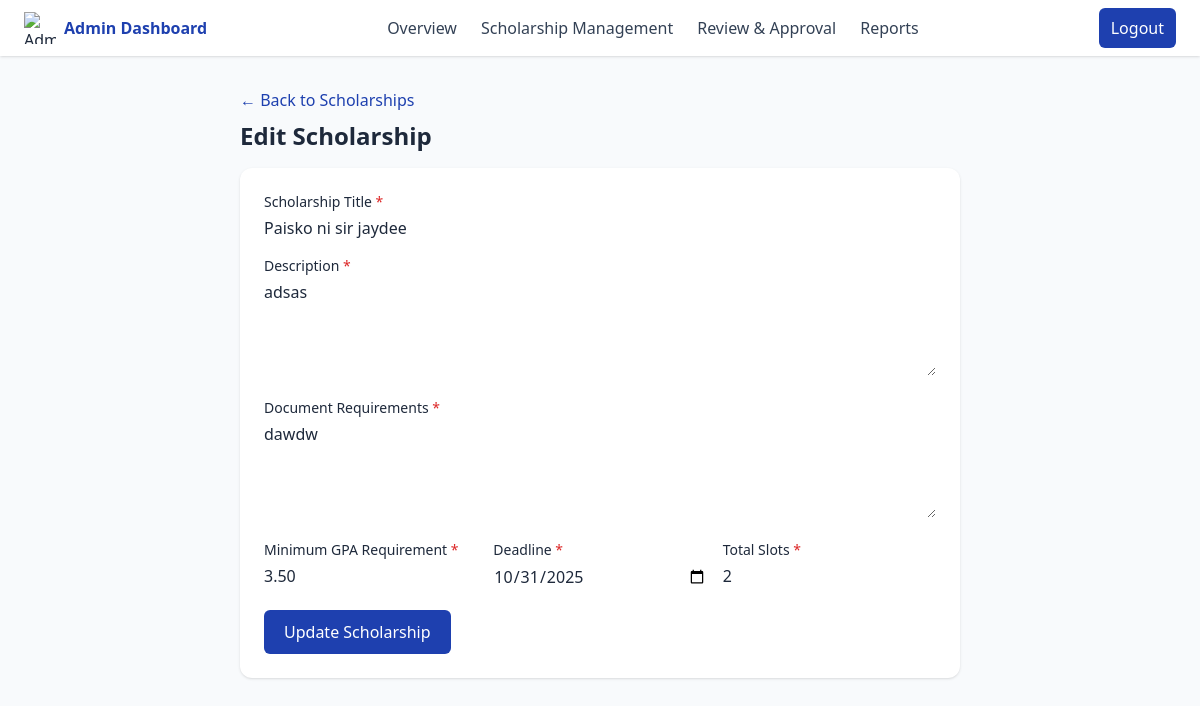
The page /admin/editscholarship.php?id=5 (signed in) on the database its author committed.
### tables this page shows
CREATE TABLE `scholarships` (
  `scholarship_id` int(11) NOT NULL,
  `title` varchar(255) NOT NULL,
  `description` text NOT NULL,
  `requirements` text NOT NULL,
  `deadline` date NOT NULL,
  `total_slots` int(11) NOT NULL,
  `available_slots` int(11) NOT NULL,
  `created_at` timestamp NULL DEFAULT current_timestamp(),
  `min_gpa` decimal(3,2) NOT NULL DEFAULT 0.00
);

### classes/Database.php (called while the page is built, shortened)
<?php
class Database {
    private $host = "localhost";
    private $username = "root";
    private $password = "";
    private $dbname = "scholarship_system_final";
    public function connect() {
        $this->conn = new PDO("mysql:host=$this->host;dbname=$this->dbname", $this->username, $this->password);
        return $this->conn;
    }
}

### classes/scholarship.php (called while the page is built, shortened)
<?php
require_once "Database.php";
class Scholarship extends Database {
    public function getScholarshipById($id){
        $sql = "SELECT * FROM scholarships WHERE scholarship_id = :id";
        $query = $this->connect()->prepare($sql);
        $query->bindParam(':id', $id);
        $query->execute();
        return $query->fetch();
    }
}

### admin/editscholarship.php (the view, shortened to what this page needs)
<?php
require_once "../classes/Scholarship.php";
$scholarObj = new Scholarship();
$id = intval($_GET['id']);
$scholarship = $scholarObj->getScholarshipById($id);
?>
<!DOCTYPE html>
<html lang="en">
<head>
<script src="https://cdn.tailwindcss.com"></script>
</head>
<body class="bg-slate-50 text-slate-800">
<?php include_once dirname(__DIR__) . '/includes/nav-admin.php'; ?>
<div class="max-w-3xl mx-auto px-6 mt-8">
    <a href="scholarmanagement.php" class="inline-flex items-center text-brand-blue hover:underline">&larr; Back to Scholarships</a>
    <h2 class="text-2xl font-bold mt-2 mb-4">Edit Scholarship</h2>
    <form action="" method="post" class="bg-white rounded-xl shadow p-6 space-y-4">
        <div>
            <label for="title" class="block text-sm font-medium">Scholarship Title <span class="text-red-600">*</span></label>
            <input type="text" name="title" id="title" value="<?= htmlspecialchars($scholarship["title"]) ?>" class="mt-1 w-full rounded-md border-slate-300 focus:border-brand-blue focus:ring-brand-blue" />
        </div>
        <div>
            <label for="description" class="block text-sm font-medium">Description <span class="text-red-600">*</span></label>
            <textarea name="description" id="description" class="mt-1 w-full rounded-md border-slate-300 focus:border-brand-blue focus:ring-brand-blue" rows="4"><?= htmlspecialchars($scholarship["description"]) ?></textarea>
        </div>
        <div>
            <label for="requirements" class="block text-sm font-medium">Document Requirements <span class="text-red-600">*</span></label>
            <textarea name="requirements" id="requirements" class="mt-1 w-full rounded-md border-slate-300 focus:border-brand-blue focus:ring-brand-blue" rows="4"><?= htmlspecialchars($scholarship["requirements"]) ?></textarea>
        </div>
        <div class="grid grid-cols-1 md:grid-cols-3 gap-4">
            <div>
                <label for="min_gpa" class="block text-sm font-medium">Minimum GPA Requirement <span class="text-red-600">*</span></label>
                <input type="number" step="0.01" name="min_gpa" id="min_gpa" value="<?= htmlspecialchars($scholarship["min_gpa"]) ?>" class="mt-1 w-full rounded-md border-slate-300 focus:border-brand-blue focus:ring-brand-blue" />
            </div>
            <div>
                <label for="deadline" class="block text-sm font-medium">Deadline <span class="text-red-600">*</span></label>
                <input type="date" name="deadline" id="deadline" value="<?= htmlspecialchars($scholarship["deadline"]) ?>" class="mt-1 w-full rounded-md border-slate-300 focus:border-brand-blue focus:ring-brand-blue" />
            </div>
            <div>
                <label for="total_slots" class="block text-sm font-medium">Total Slots <span class="text-red-600">*</span></label>
                <input type="number" name="total_slots" id="total_slots" value="<?= htmlspecialchars($scholarship["total_slots"]) ?>" class="mt-1 w-full rounded-md border-slate-300 focus:border-brand-blue focus:ring-brand-blue" />
            </div>
        </div>
        <div>
            <button type="submit" class="inline-flex items-center px-5 py-2.5 rounded-md bg-brand-blue text-white hover:bg-blue-700">Update Scholarship</button>
        </div>
    </form>
</div>
</body>
</html>

### rows shown on the page
scholarships: title "Paisko ni sir jaydee", description "adsas", requirements "dawdw", min_gpa "3.50", deadline "10/31/2025", total_slots "2"
